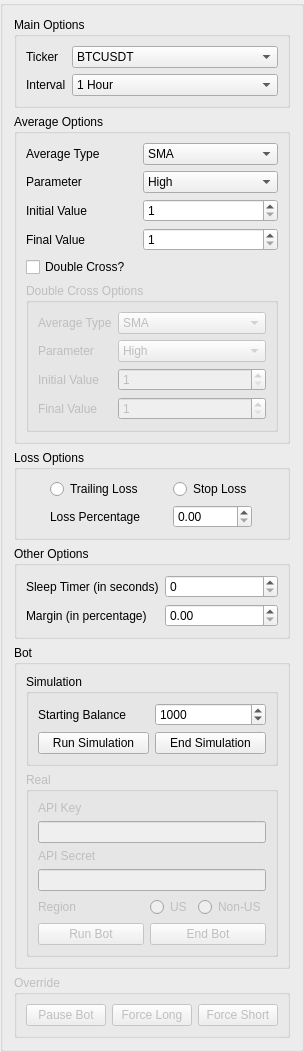
     <widget class="QGroupBox" name="leftGroupBox">
      <property name="sizePolicy">
       <sizepolicy hsizetype="Fixed" vsizetype="Preferred">
        <horstretch>0</horstretch>
        <verstretch>0</verstretch>
       </sizepolicy>
      </property>
      <layout class="QGridLayout" name="Left">
       <property name="sizeConstraint">
        <enum>QLayout::SetDefaultConstraint</enum>
       </property>
       <item row="1" column="0">
        <widget class="QGroupBox" name="averageOptionsGroupBox">
         <property name="sizePolicy">
          <sizepolicy hsizetype="Preferred" vsizetype="Preferred">
           <horstretch>0</horstretch>
           <verstretch>0</verstretch>
          </sizepolicy>
         </property>
         <property name="title">
          <string>Average Options</string>
         </property>
         <layout class="QGridLayout" name="gridLayout">
          <item row="8" column="0" colspan="3">
           <widget class="QGroupBox" name="doubleCrossGroupBox">
            <property name="enabled">
             <bool>false</bool>
            </property>
            <property name="sizePolicy">
             <sizepolicy hsizetype="Preferred" vsizetype="Preferred">
              <horstretch>0</horstretch>
              <verstretch>0</verstretch>
             </sizepolicy>
            </property>
            <property name="title">
             <string>Double Cross Options</string>
            </property>
            <layout class="QGridLayout" name="gridLayout_3">
             <item row="0" column="0">
              <widget class="QLabel" name="averageTypeDoubleLabel">
               <property name="text">
                <string>Average Type</string>
               </property>
              </widget>
             </item>
             <item row="4" column="0">
              <widget class="QLabel" name="doubleFinalValueLabel">
               <property name="text">
                <string>Final Value</string>
               </property>
              </widget>
             </item>
             <item row="2" column="1" colspan="2">
              <widget class="QSpinBox" name="doubleInitialValueSpinBox">
               <property name="minimum">
                <number>1</number>
               </property>
               <property name="maximum">
                <number>500</number>
               </property>
              </widget>
             </item>
             <item row="4" column="1" colspan="2">
              <widget class="QSpinBox" name="doubleFinalValueSpinBox">
               <property name="sizePolicy">
                <sizepolicy hsizetype="MinimumExpanding" vsizetype="Fixed">
                 <horstretch>0</horstretch>
                 <verstretch>0</verstretch>
                </sizepolicy>
               </property>
               <property name="minimum">
                <number>1</number>
               </property>
               <property name="maximum">
                <number>500</number>
               </property>
              </widget>
             </item>
             <item row="2" column="0">
              <widget class="QLabel" name="doubleInitialValueLabel">
               <property name="text">
                <string>Initial Value</string>
               </property>
              </widget>
             </item>
             <item row="0" column="1" colspan="2">
              <widget class="QComboBox" name="doubleAverageComboBox">
               <property name="sizePolicy">
                <sizepolicy hsizetype="Preferred" vsizetype="Fixed">
                 <horstretch>0</horstretch>
                 <verstretch>0</verstretch>
                </sizepolicy>
               </property>
               <item>
                <property name="text">
                 <string>SMA</string>
                </property>
               </item>
               <item>
                <property name="text">
                 <string>WMA</string>
                </property>
               </item>
               <item>
                <property name="text">
                 <string>EMA</string>
                </property>
               </item>
              </widget>
             </item>
             <item row="1" column="0">
              <widget class="QLabel" name="doubleParameterLabel">
               <property name="text">
                <string>Parameter</string>
               </property>
              </widget>
             </item>
             <item row="1" column="1" colspan="2">
              <widget class="QComboBox" name="doubleParameterComboBox">
               <item>
                <property name="text">
                 <string>High</string>
                </property>
               </item>
               <item>
                <property name="text">
                 <string>Low</string>
                </property>
               </item>
               <item>
                <property name="text">
                 <string>Open</string>
                </property>
               </item>
               <item>
                <property name="text">
                 <string>Close</string>
                </property>
               </item>
              </widget>
             </item>
            </layout>
           </widget>
          </item>
          <item row="3" column="0">
           <widget class="QLabel" name="initialValueLabel">
            <property name="sizePolicy">
             <sizepolicy hsizetype="Fixed" vsizetype="Preferred">
              <horstretch>0</horstretch>
              <verstretch>0</verstretch>
             </sizepolicy>
            </property>
            <property name="text">
             <string>Initial Value</string>
            </property>
           </widget>
          </item>
          <item row="4" column="0">
           <widget class="QLabel" name="finalValueLabel">
            <property name="sizePolicy">
             <sizepolicy hsizetype="Fixed" vsizetype="Preferred">
              <horstretch>0</horstretch>
              <verstretch>0</verstretch>
             </sizepolicy>
            </property>
            <property name="text">
             <string>Final Value</string>
            </property>
           </widget>
          </item>
          <item row="0" column="0">
           <widget class="QLabel" name="averageTypeLabel">
            <property name="sizePolicy">
             <sizepolicy hsizetype="Fixed" vsizetype="Preferred">
              <horstretch>0</horstretch>
              <verstretch>0</verstretch>
             </sizepolicy>
            </property>
            <property name="text">
             <string>Average Type</string>
            </property>
           </widget>
          </item>
          <item row="7" column="0">
           <widget class="QCheckBox" name="doubleCrossCheckMark">
            <property name="toolTip">
             <string>Check this if you want to use a double cross</string>
            </property>
            <property name="text">
             <string>Double Cross?</string>
            </property>
           </widget>
          </item>
          <item row="4" column="2">
           <widget class="QSpinBox" name="finalValueSpinBox">
            <property name="sizePolicy">
             <sizepolicy hsizetype="Preferred" vsizetype="Fixed">
              <horstretch>0</horstretch>
              <verstretch>0</verstretch>
             </sizepolicy>
            </property>
            <property name="toolTip">
             <string>Final value for average. For instance, SMA(1) would be 1.</string>
            </property>
            <property name="minimum">
             <number>1</number>
            </property>
            <property name="maximum">
             <number>500</number>
            </property>
           </widget>
          </item>
          <item row="3" column="2">
           <widget class="QSpinBox" name="initialValueSpinBox">
            <property name="sizePolicy">
             <sizepolicy hsizetype="MinimumExpanding" vsizetype="Fixed">
              <horstretch>0</horstretch>
              <verstretch>0</verstretch>
             </sizepolicy>
            </property>
            <property name="toolTip">
             <string>Initial value for average. For instance, SMA(1) would be 1.</string>
            </property>
            <property name="minimum">
             <number>1</number>
            </property>
            <property name="maximum">
             <number>500</number>
            </property>
           </widget>
          </item>
          <item row="0" column="2">
           <widget class="QComboBox" name="averageTypeComboBox">
            <property name="sizePolicy">
             <sizepolicy hsizetype="MinimumExpanding" vsizetype="Fixed">
              <horstretch>0</horstretch>
              <verstretch>0</verstretch>
             </sizepolicy>
            </property>
            <property name="toolTip">
             <string>Average type to use for bot trading</string>
            </property>
            <property name="duplicatesEnabled">
             <bool>false</bool>
            </property>
            <item>
             <property name="text">
              <string>SMA</string>
             </property>
            </item>
            <item>
             <property name="text">
              <string>EMA</string>
             </property>
            </item>
            <item>
             <property name="text">
              <string>WMA</string>
             </property>
            </item>
           </widget>
          </item>
          <item row="1" column="2">
           <widget class="QComboBox" name="parameterComboBox">
            <property name="sizePolicy">
             <sizepolicy hsizetype="MinimumExpanding" vsizetype="Fixed">
              <horstretch>0</horstretch>
              <verstretch>0</verstretch>
             </sizepolicy>
            </property>
            <property name="toolTip">
             <string>Parameter to use for bot trading</string>
            </property>
            <item>
             <property name="text">
              <string>High</string>
             </property>
            </item>
            <item>
             <property name="text">
              <string>Low</string>
             </property>
            </item>
            <item>
             <property name="text">
              <string>Open</string>
             </property>
            </item>
            <item>
             <property name="text">
              <string>Close</string>
             </property>
            </item>
           </widget>
          </item>
          <item row="1" column="0">
           <widget class="QLabel" name="parameterLabel">
            <property name="sizePolicy">
             <sizepolicy hsizetype="Fixed" vsizetype="Preferred">
              <horstretch>0</horstretch>
              <verstretch>0</verstretch>
             </sizepolicy>
            </property>
            <property name="text">
             <string>Parameter</string>
            </property>
           </widget>
          </item>
         </layout>
        </widget>
       </item>
       <item row="3" column="0">
        <widget class="QGroupBox" name="otherOptionsBox">
         <property name="enabled">
          <bool>true</bool>
         </property>
         <property name="sizePolicy">
          <sizepolicy hsizetype="Preferred" vsizetype="Fixed">
           <horstretch>0</horstretch>
           <verstretch>0</verstretch>
          </sizepolicy>
         </property>
         <property name="title">
          <string>Other Options</string>
         </property>
         <layout class="QGridLayout" name="gridLayout_9">
          <item row="4" column="0">
           <widget class="QLabel" name="marginLabel">
            <property name="sizePolicy">
             <sizepolicy hsizetype="Fixed" vsizetype="Preferred">
              <horstretch>0</horstretch>
              <verstretch>0</verstretch>
             </sizepolicy>
            </property>
            <property name="text">
             <string>Margin (in percentage)</string>
            </property>
            <property name="alignment">
             <set>Qt::AlignLeading|Qt::AlignLeft|Qt::AlignVCenter</set>
            </property>
           </widget>
          </item>
          <item row="2" column="0">
           <widget class="QLabel" name="sleepTimeLabel">
            <property name="sizePolicy">
             <sizepolicy hsizetype="Fixed" vsizetype="Preferred">
              <horstretch>0</horstretch>
              <verstretch>0</verstretch>
             </sizepolicy>
            </property>
            <property name="text">
             <string>Sleep Timer (in seconds)</string>
            </property>
           </widget>
          </item>
          <item row="2" column="1" colspan="2">
           <widget class="QSpinBox" name="sleepTimerSpinBox">
            <property name="sizePolicy">
             <sizepolicy hsizetype="Preferred" vsizetype="Fixed">
              <horstretch>0</horstretch>
              <verstretch>0</verstretch>
             </sizepolicy>
            </property>
            <property name="toolTip">
             <string>Amount of seconds bot will sleep to validate cross</string>
            </property>
            <property name="maximum">
             <number>500</number>
            </property>
           </widget>
          </item>
          <item row="4" column="1" colspan="2">
           <widget class="QDoubleSpinBox" name="marginSpinBox">
            <property name="sizePolicy">
             <sizepolicy hsizetype="Preferred" vsizetype="Fixed">
              <horstretch>0</horstretch>
              <verstretch>0</verstretch>
             </sizepolicy>
            </property>
            <property name="toolTip">
             <string>Margin percentage bot will check for cross</string>
            </property>
           </widget>
          </item>
         </layout>
        </widget>
       </item>
       <item row="4" column="0">
        <widget class="QGroupBox" name="botGroupBox">
         <property name="sizePolicy">
          <sizepolicy hsizetype="MinimumExpanding" vsizetype="Preferred">
           <horstretch>0</horstretch>
           <verstretch>0</verstretch>
          </sizepolicy>
         </property>
         <property name="title">
          <string>Bot</string>
         </property>
         <layout class="QVBoxLayout" name="verticalLayout">
          <item>
           <widget class="QGroupBox" name="simulationBotGroupBox">
            <property name="sizePolicy">
             <sizepolicy hsizetype="Preferred" vsizetype="Preferred">
              <horstretch>0</horstretch>
              <verstretch>0</verstretch>
             </sizepolicy>
            </property>
            <property name="title">
             <string>Simulation</string>
            </property>
            <layout class="QGridLayout" name="gridLayout_8">
             <item row="3" column="0">
              <widget class="QPushButton" name="runSimulationButton">
               <property name="sizePolicy">
                <sizepolicy hsizetype="MinimumExpanding" vsizetype="Fixed">
                 <horstretch>0</horstretch>
                 <verstretch>0</verstretch>
                </sizepolicy>
               </property>
               <property name="toolTip">
                <string>Button to run simulation</string>
               </property>
               <property name="text">
                <string>Run Simulation</string>
               </property>
              </widget>
             </item>
             <item row="3" column="1">
              <widget class="QPushButton" name="endSimulationButton">
               <property name="sizePolicy">
                <sizepolicy hsizetype="MinimumExpanding" vsizetype="Fixed">
                 <horstretch>0</horstretch>
                 <verstretch>0</verstretch>
                </sizepolicy>
               </property>
               <property name="toolTip">
                <string>Button to end simulation</string>
               </property>
               <property name="text">
                <string>End Simulation</string>
               </property>
              </widget>
             </item>
             <item row="1" column="1">
              <widget class="QSpinBox" name="simulationStartingBalanceSpinBox">
               <property name="sizePolicy">
                <sizepolicy hsizetype="MinimumExpanding" vsizetype="Fixed">
                 <horstretch>0</horstretch>
                 <verstretch>0</verstretch>
                </sizepolicy>
               </property>
               <property name="toolTip">
                <string>Starting balance for simulation. Minimum possible value is $100.</string>
               </property>
               <property name="minimum">
                <number>100</number>
               </property>
               <property name="maximum">
                <number>99999999</number>
               </property>
               <property name="singleStep">
                <number>25</number>
               </property>
               <property name="value">
                <number>1000</number>
               </property>
              </widget>
             </item>
             <item row="1" column="0">
              <widget class="QLabel" name="simulationStartingBalance">
               <property name="sizePolicy">
                <sizepolicy hsizetype="Fixed" vsizetype="Preferred">
                 <horstretch>0</horstretch>
                 <verstretch>0</verstretch>
                </sizepolicy>
               </property>
               <property name="text">
                <string>Starting Balance</string>
               </property>
              </widget>
             </item>
            </layout>
           </widget>
          </item>
          <item>
           <widget class="QGroupBox" name="realBotGroupBox">
            <property name="enabled">
             <bool>false</bool>
            </property>
            <property name="sizePolicy">
             <sizepolicy hsizetype="Preferred" vsizetype="Preferred">
              <horstretch>0</horstretch>
              <verstretch>0</verstretch>
             </sizepolicy>
            </property>
            <property name="title">
             <string>Real</string>
            </property>
            <layout class="QGridLayout" name="gridLayout_7">
             <item row="4" column="2">
              <widget class="QRadioButton" name="nonUsRadio">
               <property name="text">
                <string>Non-US</string>
               </property>
              </widget>
             </item>
             <item row="1" column="0" colspan="3">
              <widget class="QLineEdit" name="apiKeyInput">
               <property name="toolTip">
                <string>Enter your Binance API key here</string>
               </property>
              </widget>
             </item>
             <item row="4" column="0">
              <widget class="QLabel" name="regionLabel">
               <property name="toolTip">
                <string>Select your region. If not in the US, pick Non-US</string>
               </property>
               <property name="text">
                <string>Region</string>
               </property>
              </widget>
             </item>
             <item row="0" column="0">
              <widget class="QLabel" name="apiKeyLabel">
               <property name="text">
                <string>API Key</string>
               </property>
              </widget>
             </item>
             <item row="2" column="0" colspan="2">
              <widget class="QLabel" name="apiSecretLabel">
               <property name="text">
                <string>API Secret</string>
               </property>
              </widget>
             </item>
             <item row="3" column="0" colspan="3">
              <widget class="QLineEdit" name="apiSecretInput">
               <property name="toolTip">
                <string>Enter your Binance API secret here</string>
               </property>
              </widget>
             </item>
             <item row="4" column="1">
              <widget class="QRadioButton" name="usRadio">
               <property name="text">
                <string>US</string>
               </property>
              </widget>
             </item>
             <item row="6" column="0">
              <widget class="QPushButton" name="runRealBot">
               <property name="sizePolicy">
                <sizepolicy hsizetype="MinimumExpanding" vsizetype="Fixed">
                 <horstretch>0</horstretch>
                 <verstretch>0</verstretch>
                </sizepolicy>
               </property>
               <property name="toolTip">
                <string>Run live bot.</string>
               </property>
               <property name="text">
                <string>Run Bot</string>
               </property>
              </widget>
             </item>
             <item row="6" column="1" colspan="2">
              <widget class="QPushButton" name="endBotWithExitingTrade">
               <property name="sizePolicy">
                <sizepolicy hsizetype="MinimumExpanding" vsizetype="Fixed">
                 <horstretch>0</horstretch>
                 <verstretch>0</verstretch>
                </sizepolicy>
               </property>
               <property name="toolTip">
                <string>End live bot.</string>
               </property>
               <property name="text">
                <string>End Bot</string>
               </property>
              </widget>
             </item>
            </layout>
           </widget>
          </item>
         </layout>
        </widget>
       </item>
       <item row="2" column="0">
        <widget class="QGroupBox" name="lossOptionsGroupBox">
         <property name="sizePolicy">
          <sizepolicy hsizetype="Preferred" vsizetype="Fixed">
           <horstretch>0</horstretch>
           <verstretch>0</verstretch>
          </sizepolicy>
         </property>
         <property name="title">
          <string>Loss Options</string>
         </property>
         <layout class="QGridLayout" name="gridLayout_4">
          <item row="5" column="1">
           <widget class="QDoubleSpinBox" name="lossPercentageSpinBox">
            <property name="toolTip">
             <string>Loss percentage at which bot exits position</string>
            </property>
           </widget>
          </item>
          <item row="5" column="0">
           <widget class="QLabel" name="lossPercentageLabel">
            <property name="sizePolicy">
             <sizepolicy hsizetype="Fixed" vsizetype="Preferred">
              <horstretch>0</horstretch>
              <verstretch>0</verstretch>
             </sizepolicy>
            </property>
            <property name="text">
             <string>Loss Percentage</string>
            </property>
           </widget>
          </item>
          <item row="2" column="1">
           <widget class="QRadioButton" name="stopLossRadio">
            <property name="sizePolicy">
             <sizepolicy hsizetype="Fixed" vsizetype="Fixed">
              <horstretch>0</horstretch>
              <verstretch>0</verstretch>
             </sizepolicy>
            </property>
            <property name="text">
             <string>Stop Loss</string>
            </property>
           </widget>
          </item>
          <item row="2" column="0">
           <widget class="QRadioButton" name="trailingLossRadio">
            <property name="sizePolicy">
             <sizepolicy hsizetype="Fixed" vsizetype="Fixed">
              <horstretch>0</horstretch>
              <verstretch>0</verstretch>
             </sizepolicy>
            </property>
            <property name="text">
             <string>Trailing Loss</string>
            </property>
           </widget>
          </item>
         </layout>
        </widget>
       </item>
       <item row="5" column="0">
        <widget class="QGroupBox" name="overrideGroupBox">
         <property name="enabled">
          <bool>false</bool>
         </property>
         <property name="sizePolicy">
          <sizepolicy hsizetype="Preferred" vsizetype="Fixed">
           <horstretch>0</horstretch>
           <verstretch>0</verstretch>
          </sizepolicy>
         </property>
         <property name="title">
          <string>Override</string>
         </property>
         <layout class="QGridLayout" name="gridLayout_5">
          <item row="0" column="0">
           <layout class="QHBoxLayout" name="horizontalLayout_2">
            <item>
             <widget class="QPushButton" name="pauseBotButton">
              <property name="sizePolicy">
               <sizepolicy hsizetype="Fixed" vsizetype="Fixed">
                <horstretch>0</horstretch>
                <verstretch>0</verstretch>
               </sizepolicy>
              </property>
              <property name="toolTip">
               <string>Pause bot</string>
              </property>
              <property name="text">
               <string>Pause Bot</string>
              </property>
             </widget>
            </item>
            <item>
             <widget class="QPushButton" name="forceLongButton">
              <property name="sizePolicy">
               <sizepolicy hsizetype="Fixed" vsizetype="Fixed">
                <horstretch>0</horstretch>
                <verstretch>0</verstretch>
               </sizepolicy>
              </property>
              <property name="toolTip">
               <string>Force bot to take long position</string>
              </property>
              <property name="text">
               <string>Force Long</string>
              </property>
             </widget>
            </item>
            <item>
             <widget class="QPushButton" name="forceShortButton">
              <property name="sizePolicy">
               <sizepolicy hsizetype="Fixed" vsizetype="Fixed">
                <horstretch>0</horstretch>
                <verstretch>0</verstretch>
               </sizepolicy>
              </property>
              <property name="toolTip">
               <string>Force bot to take short position</string>
              </property>
              <property name="text">
               <string>Force Short</string>
              </property>
             </widget>
            </item>
           </layout>
          </item>
         </layout>
        </widget>
       </item>
       <item row="0" column="0">
        <widget class="QGroupBox" name="mainOptionsGroupBox">
         <property name="title">
          <string>Main Options</string>
         </property>
         <layout class="QGridLayout" name="gridLayout_13">
          <item row="0" column="0">
           <widget class="QLabel" name="tickerLabel">
            <property name="sizePolicy">
             <sizepolicy hsizetype="Fixed" vsizetype="Preferred">
              <horstretch>0</horstretch>
              <verstretch>0</verstretch>
             </sizepolicy>
            </property>
            <property name="text">
             <string>Ticker</string>
            </property>
           </widget>
          </item>
          <item row="1" column="0">
           <widget class="QLabel" name="intervalLabel">
            <property name="sizePolicy">
             <sizepolicy hsizetype="Fixed" vsizetype="Preferred">
              <horstretch>0</horstretch>
              <verstretch>0</verstretch>
             </sizepolicy>
            </property>
            <property name="text">
             <string>Interval</string>
            </property>
           </widget>
          </item>
          <item row="1" column="2">
           <widget class="QComboBox" name="intervalComboBox">
            <property name="currentText">
             <string>1 Hour</string>
            </property>
            <item>
             <property name="text">
              <string>1 Hour</string>
             </property>
            </item>
            <item>
             <property name="text">
              <string>2 Hours</string>
             </property>
            </item>
            <item>
             <property name="text">
              <string>4 Hours</string>
             </property>
            </item>
            <item>
             <property name="text">
              <string>6 Hours</string>
             </property>
            </item>
            <item>
             <property name="text">
              <string>8 Hours</string>
             </property>
            </item>
            <item>
             <property name="text">
              <string>12 Hour</string>
             </property>
            </item>
            <item>
             <property name="text">
              <string>1 Day</string>
             </property>
            </item>
            <item>
             <property name="text">
              <string>3 Days</string>
             </property>
            </item>
            <item>
             <property name="text">
              <string>1 Minute</string>
             </property>
            </item>
            <item>
             <property name="text">
              <string>3 Minutes</string>
             </property>
            </item>
            <item>
             <property name="text">
              <string>5 Minutes</string>
             </property>
            </item>
            <item>
             <property name="text">
              <string>15 Minutes</string>
             </property>
            </item>
            <item>
             <property name="text">
              <string>30 Minutes</string>
             </property>
            </item>
           </widget>
          </item>
          <item row="0" column="2">
           <widget class="QComboBox" name="tickerComboBox">
            <item>
             <property name="text">
              <string>BTCUSDT</string>
             </property>
            </item>
           </widget>
          </item>
         </layout>
        </widget>
       </item>
      </layout>
     </widget>
